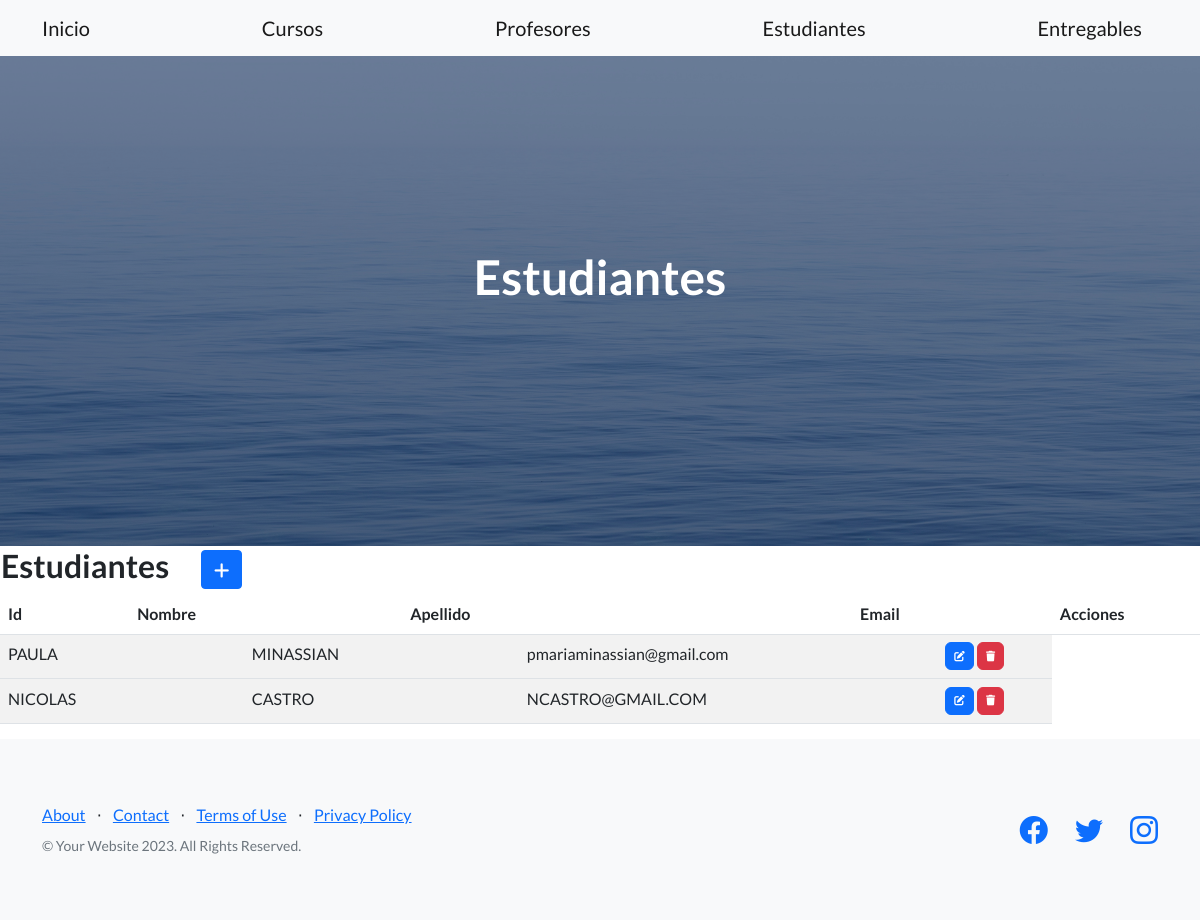
Before: /aplicacion/estudiantes/ with the older database file.
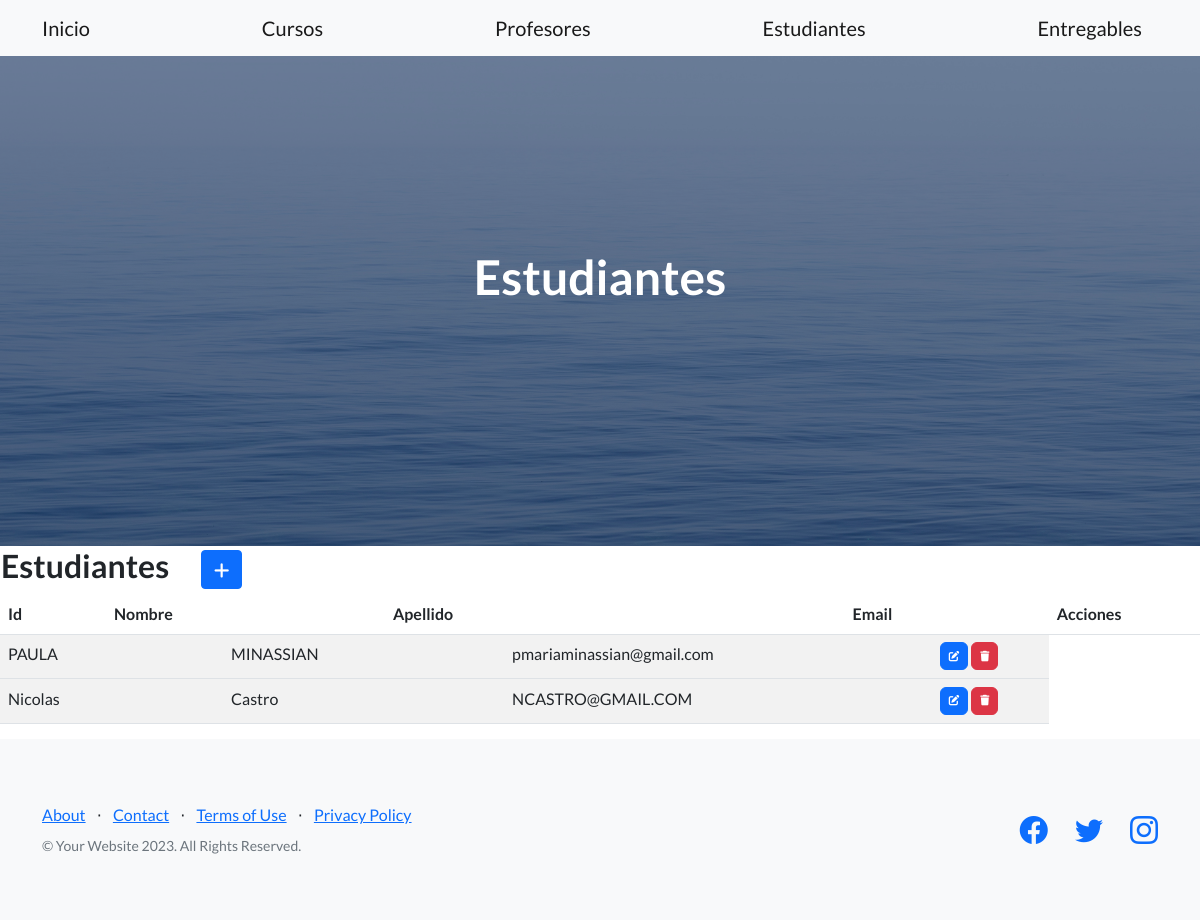
After: the same page with the newer database file.
### aplicacion/models.py (models this page shows, shortened)
class Estudiante(models.Model):
    nombre = models.CharField(max_length=30)
    apellido = models.CharField(max_length=30)
    email = models.EmailField()

### aplicacion/views.py (the view)
# urls.py: path('estudiantes/', EstudianteList.as_view(), name="estudiantes"),
class EstudianteList(ListView):
    model = Estudiante

### aplicacion/templates/aplicacion/estudiante_list.html (shortened to what this page needs)
{% extends 'aplicacion/home.html' %}
{% block titulo %}
    <h1 class="mb-5"> Estudiantes </h1>
{% endblock titulo %}
{% block contenido %}
<table>
    <tr>
        <td width= "200"><h2>Estudiantes</h2></td>
        <td>
            <a
            href="{% url 'estudiante_create' %}"
            class="btn btn-primary btn-sm"
            >
            </a>
        </td>
    </tr>
</table>
<table class="table table-striped">
    <thead>
         <tr>
            <th>Id</th>
            <th>Nombre<th>
            <th>Apellido<th>
            <th>Email<th>
            <th>Acciones<th>
    </thead>
    <tbody>
{% for e in estudiante_list %}
         <tr>
            <td>{{e.nombre}}<td>
            <td>{{e.apellido}}<td>
            <td>{{e.email}}<td>
            <td>
              <a
                href="{% url 'estudiante_update' e.id %}"
                class="btn btn-primary"
                style="--bs-btn-padding-y: .25rem; --bs-btn-padding-x: .5rem; --bs-btn-font-size: .75rem;"
                >
              </a>
              <a
                href="{% url 'estudiante_delete' e.id %}"
                class="btn btn-danger"
                style="--bs-btn-padding-y: .25rem; --bs-btn-padding-x: .5rem; --bs-btn-font-size: .75rem;"
                >
              </a>
            </td>
        <tr>
{% endfor %}
    </tbody>
</table>
{% endblock contenido %}

Changed rows visible on the page:
changed Estudiante "NCASTRO@GMAIL.COM": nombre "NICOLAS" → "Nicolas"; apellido "CASTRO" → "Castro"
